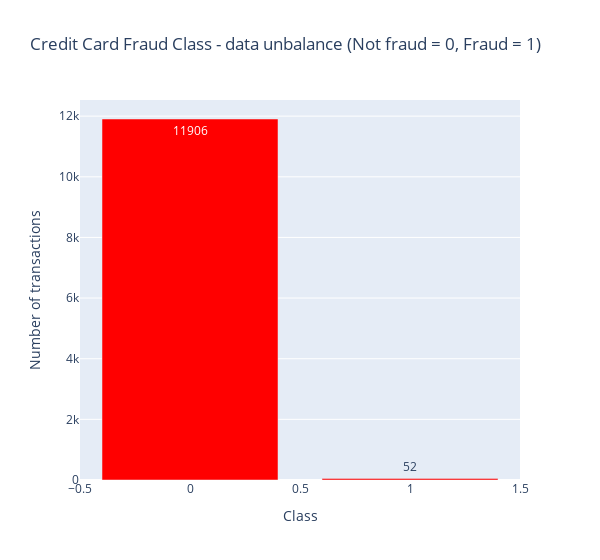

Notebook code cell kept with this figure:
### Markdown cell above
Unbalanced data

### Code cell
temp = data_final["Class"].value_counts()
df = pd.DataFrame({'Class': temp.index,'values': temp.values})

trace = go.Bar(
    x = df['Class'],y = df['values'],
    name="Credit Card Fraud Class - data unbalance (Not fraud = 0, Fraud = 1)",
    marker=dict(color="Red"),
    text=df['values']
)
data = [trace]
layout = dict(title = 'Credit Card Fraud Class - data unbalance (Not fraud = 0, Fraud = 1)',
          xaxis = dict(title = 'Class', showticklabels=True), 
          yaxis = dict(title = 'Number of transactions'),
          hovermode = 'closest',width=600
         )
fig = dict(data=data, layout=layout)
iplot(fig, filename='class')

### Figure 1 — Plotly figure (JSON) as saved in the notebook; plotly's stock layout.template omitted (floating-point values rounded to 4 significant figures)
{"data": [{"marker": {"color": "Red"}, "name": "Credit Card Fraud Class - data unbalance (Not fraud = 0, Fraud = 1)", "text": [11906, 52], "x": [0, 1], "y": [11906, 52], "type": "bar"}], "layout": {"hovermode": "closest", "title": {"text": "Credit Card Fraud Class - data unbalance (Not fraud = 0, Fraud = 1)"}, "width": 600, "xaxis": {"showticklabels": true, "title": {"text": "Class"}}, "yaxis": {"title": {"text": "Number of transactions"}}}}
